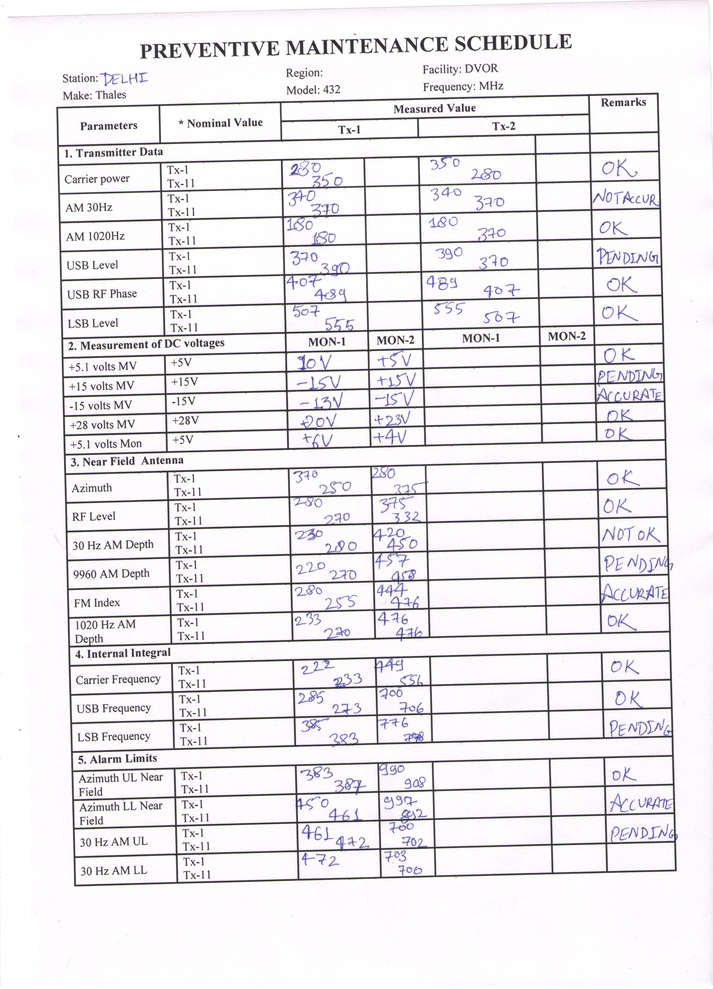
#> input picture images/Image.jpg, 713 x 989 px, shrunk from 2528 x 3507 before the run, found by its file name
$ jupyter execute --allow-errors Untitled.ipynb
#> lines starting #> are read from the running program, lines starting #| are printed output that depends on the picture; after the words box and inside, x2 and y2 are one past the last pixel; in counts of white or black regions, pixels touching at a corner belong together
[cell 1]
import cv2
import numpy as np
import PIL
from PIL import Image
from pytesseract import image_to_string
import os
import pandas as pd
import csv
from spellchecker import SpellChecker

[cell 2]
path=r'D:\study\SIH\images\image.jpg'

[cell 3]
img=cv2.imread(path,0)
#> img: shape (989, 713); min 19, max 255, mean 234.5
img.shape
#> Out = (989, 713)

[cell 4]
thresh,img_bin=cv2.threshold(img,128,255,cv2.THRESH_BINARY|cv2.THRESH_OTSU)
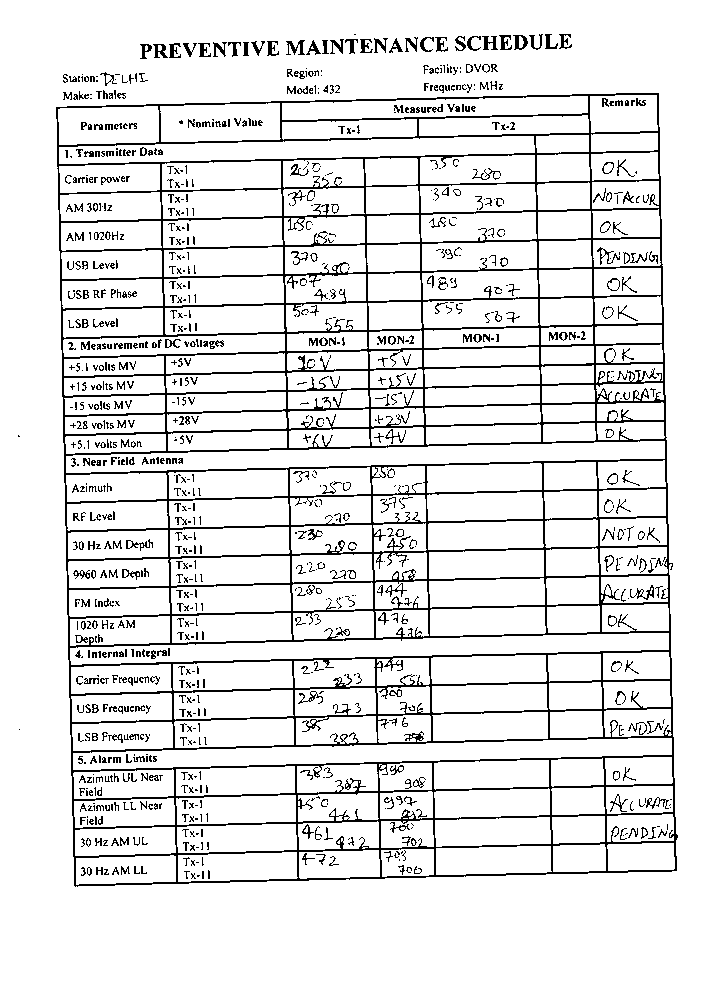
#> img_bin: shape (989, 713); 89.7% white; black in thin lines or dots, all inside (x1, y1, x2, y2) = (18, 34, 678, 887)
#> thresh = 176

[cell 5]
img_bin=255-img_bin

[cell 6]
cv2.imwrite(r'D:\study\SIH\kernal\img_bin.jpg',img_bin)
#> Out = True

[cell 7]
kernel_len = np.array(img).shape[1]//100
#> kernel_len = 7
# Defining a vertical kernel to detect all vertical lines of image
ver_kernel = cv2.getStructuringElement(cv2.MORPH_RECT, (1, kernel_len))
#> ver_kernel = [1, 1, 1, 1, 1, 1, 1]
# Defining a horizontal kernel to detect all horizontal lines of image
hor_kernel = cv2.getStructuringElement(cv2.MORPH_RECT, (kernel_len, 1))
# A kernel of 2x2
kernel = cv2.getStructuringElement(cv2.MORPH_RECT, (2, 2))

[cell 8]
image_1 = cv2.erode(img_bin, ver_kernel, iterations=3)
#> image_1: shape (989, 713); 1.1% white in thin lines or dots, all inside (x1, y1, x2, y2) = (57, 102, 676, 878)
vertical_lines = cv2.dilate(image_1, ver_kernel, iterations=3)
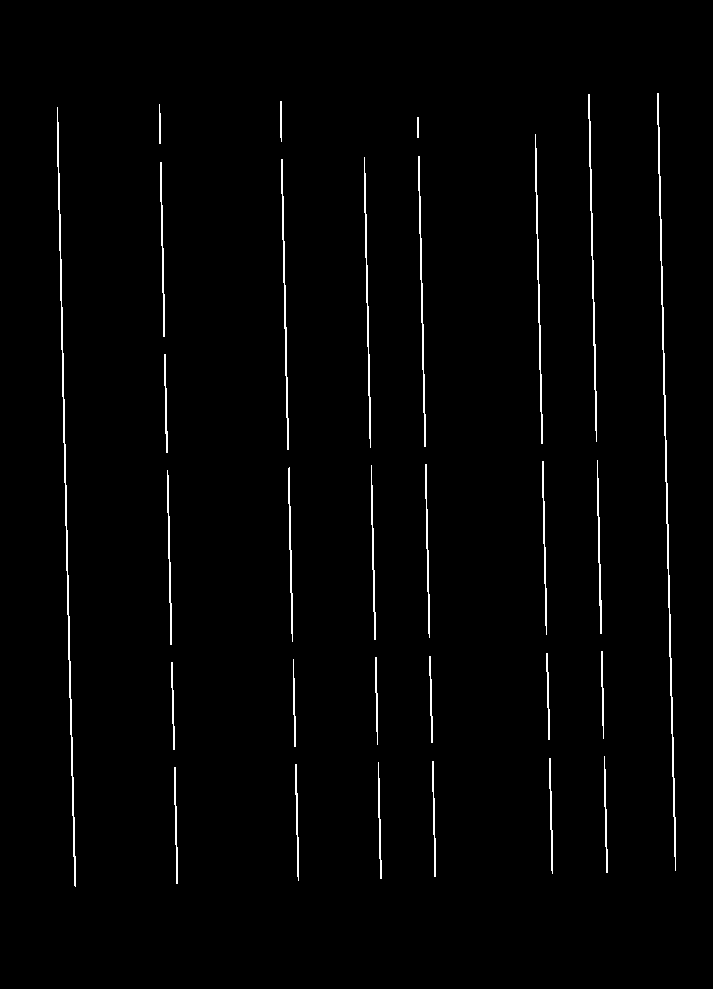
#> vertical_lines: shape (989, 713); 1.6% white in thin lines or dots, all inside (x1, y1, x2, y2) = (57, 93, 676, 887)
cv2.imwrite(r'D:\study\SIH\kernal\vertical.jpg',vertical_lines)
#> Out = True

[cell 9]
#Use horizontal kernel to detect and save the horizontal lines in a jpg
image_2 = cv2.erode(img_bin, hor_kernel, iterations=3)
#> image_2: shape (989, 713); 4% white in thin lines or dots, all inside (x1, y1, x2, y2) = (65, 93, 668, 886)
horizontal_lines = cv2.dilate(image_2, hor_kernel, iterations=3)
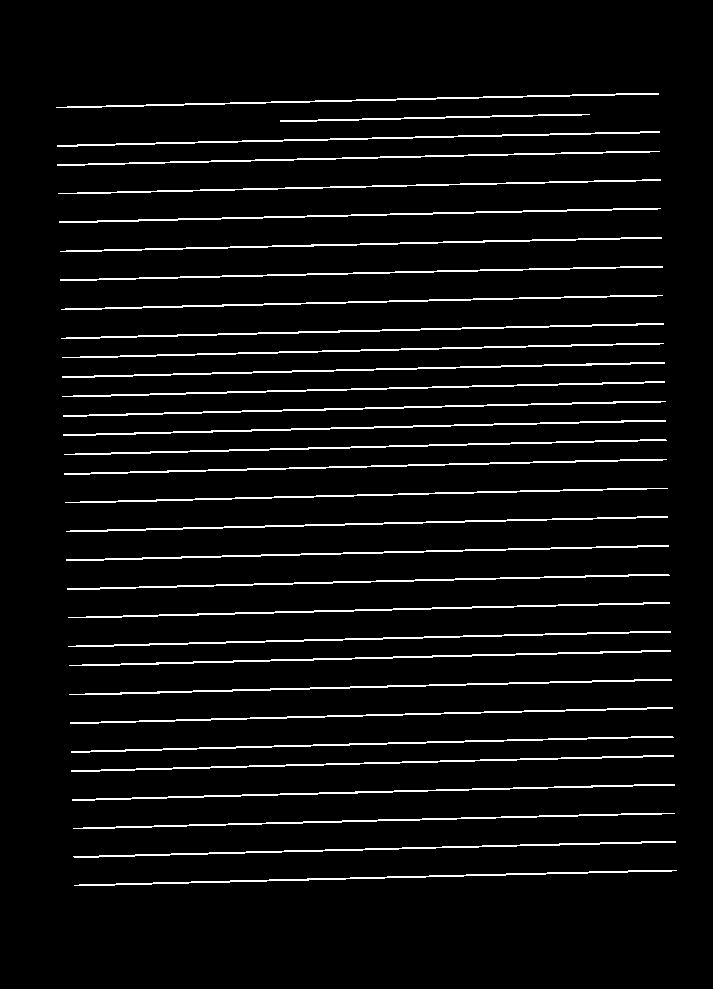
#> horizontal_lines: shape (989, 713); 5.3% white in thin lines or dots, all inside (x1, y1, x2, y2) = (56, 93, 677, 886)
cv2.imwrite(r'D:\study\SIH\kernal\horizontal.jpg',horizontal_lines)
#> Out = True

[cell 10]
# Combine horizontal and vertical lines in a new third image, with both having same weight.
img_vh = cv2.addWeighted(vertical_lines, 0.5, horizontal_lines, 0.5, 0.0)
#Eroding and thesholding the image
img_vh = cv2.erode(~img_vh, kernel, iterations=2)
thresh, img_vh = cv2.threshold(img_vh,128,255, cv2.THRESH_BINARY | cv2.THRESH_OTSU)
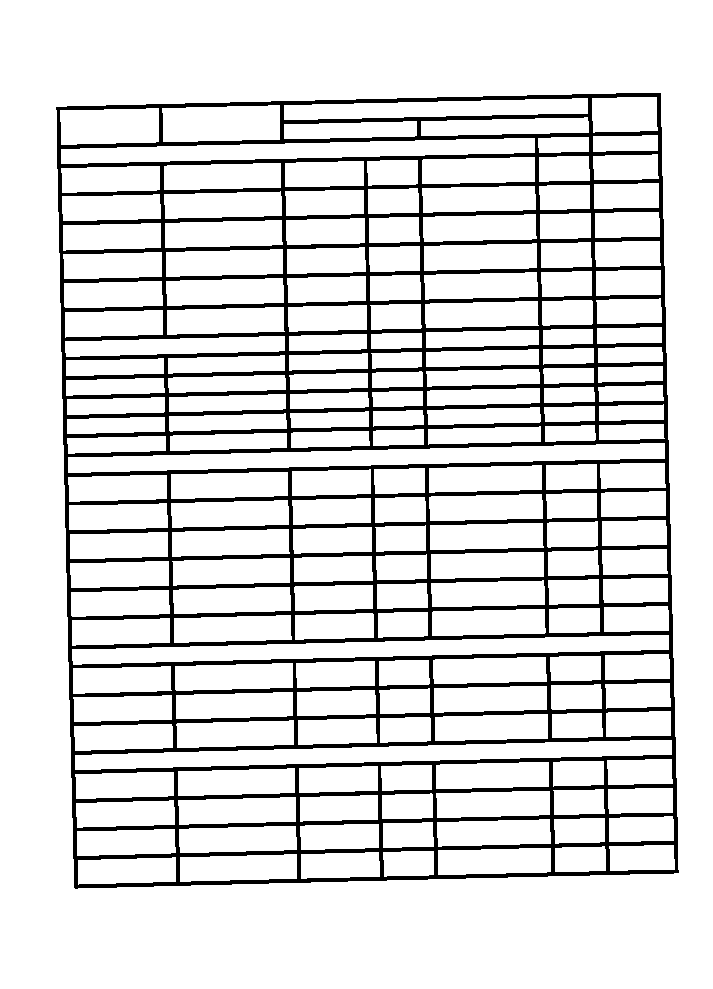
#> img_vh: shape (989, 713); 86.5% white; 1 black region
#> thresh = 127
cv2.imwrite(r'D:\study\SIH\kernal\img_vh.jpg', img_vh)
#> Out = True

[cell 11]
contours, hierarchy = cv2.findContours(img_vh, cv2.RETR_TREE, cv2.CHAIN_APPROX_SIMPLE)
#> contours = 188 contours; largest, box (x1, y1, x2, y2) and area: (0, 0, 713, 989) 703456, (55, 92, 680, 890) 474070, (68, 443, 665, 473) 8637, (75, 740, 672, 770) 8525, (72, 635, 669, 665) 8459

[cell 12]
def sort_contours(cnts, method="left-to-right"):
    # initialize the reverse flag and sort index
#> called with method = 'top-to-bottom'
    reverse=False
    i = 0
    # handle if we need to sort in reverse
    if method == "right-to-left" or method == "bottom-to-top":
        reverse = True
    # handle if we are sorting against the y-coordinate rather than
    # the x-coordinate of the bounding box
    if method == "top-to-bottom" or method == "bottom-to-top":
        i = 1
    # construct the list of bounding boxes and sort them from top to
    # bottom
    boundingBoxes = [cv2.boundingRect(c) for c in cnts]
#> boundingBoxes = 188 items, first 6: (0, 0, 713, 989), (55, 92, 625, 798), (78, 857, 98, 28), (180, 854, 117, 28), (301, 852, 79, 27), (383, 851, 51, 26)
    (cnts, boundingBoxes) = zip(*sorted(zip(cnts, boundingBoxes),
    key=lambda b:b[1][i], reverse=reverse))
#> cnts has the same summary as contours outside sort_contours; boundingBoxes = 188 items, first 6: (0, 0, 713, 989), (55, 92, 625, 798), (592, 97, 66, 36), (284, 98, 304, 22), (162, 105, 118, 37), (60, 108, 99, 37)
    # return the list of sorted contours and bounding boxes
    return (cnts, boundingBoxes)

# Sort all the contours by top to bottom.
contours, boundingBoxes = sort_contours(contours, method='top-to-bottom')

[cell 13]
#Creating a list of heights for all detected boxes
heights = [boundingBoxes[i][3] for i in range(len(boundingBoxes))]
#> heights = 188 values, max 989 at index 0, min 16 at index 9, mean 33.87
#Get mean of heights
mean = np.mean(heights)
#> mean = 33.87

[cell 14]
#Create list box to store all boxes in
idx=0
box = []
# Get position (x,y), width and height for every contour and show the contour on image
for c in contours:
    x, y, w, h = cv2.boundingRect(c)
    if (w<500 and h<1000):
        image = cv2.rectangle(img,(x,y),(x+w,y+h),(0,255,0),2)
        box.append([x,y,w,h])
        idx += 1
        new_img = img[y:y+h, x:x+w]
        cv2.imwrite(r'D:\study\SIH\clips\a'+str(idx) + '.png', new_img)
#> this loop made 188 passes
#> (x, y, w, h) on passes 2 to 13: (55, 92, 625, 798), (592, 97, 66, 36), (284, 98, 304, 22), (162, 105, 118, 37), (60, 108, 99, 37), (421, 117, 168, 19), (284, 121, 133, 18), (593, 135, 65, 17), (538, 137, 51, 16), (61, 138, 474, 26), (593, 154, 66, 26), (539, 156, 51, 26)
#> (c, x, y, w, h) on pass 1: ([[0, 0], [0, 988], [712, 988], [712, 0]], 0, 0, 713, 989)
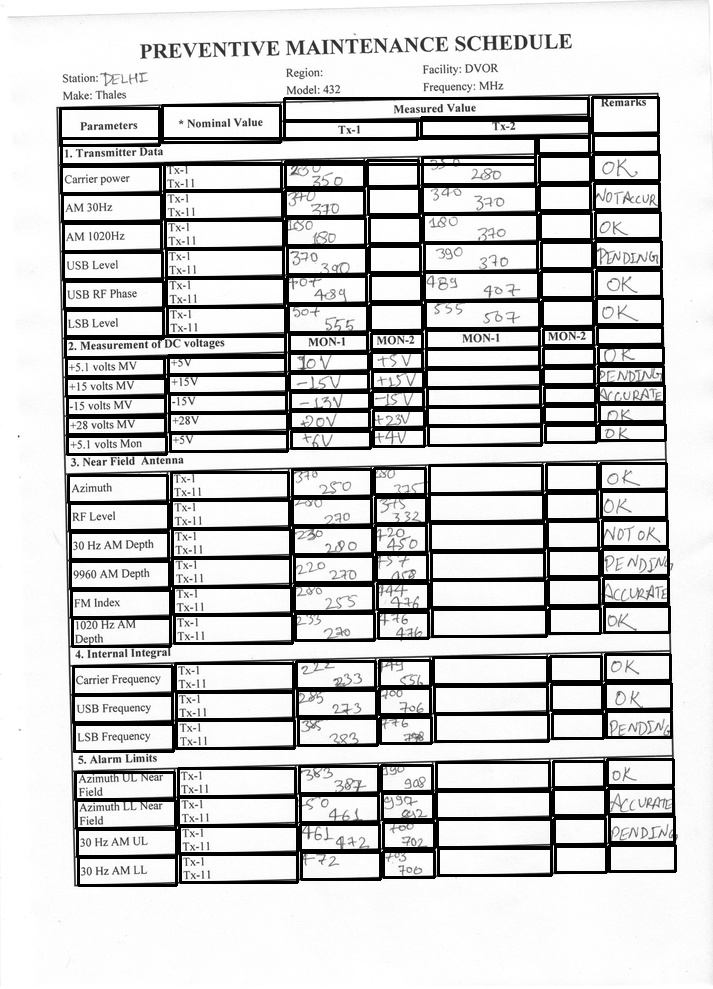
#> img: shape (989, 713); min 0, max 255, mean 205.8
#> after the loop, box = 183 items, first 6: [592, 97, 66, 36], [284, 98, 304, 22], [162, 105, 118, 37], [60, 108, 99, 37], [421, 117, 168, 19], [284, 121, 133, 18]; idx = 183
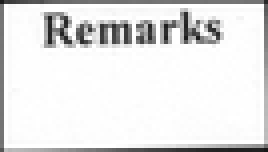
#> input picture clips/a1.png, 67 x 38 px, shrunk from 239 x 134 before the run, found by its file name (shown 4 times larger)
#> further down, image is the input picture: shape (38, 67, 3); min 23, max 255, mean 229.4
#> `thresh = cv2.threshold(gray, 0, 255, cv2.THRESH_BINARY_INV + cv2.THRES..`:
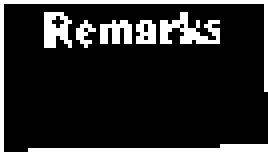
#> thresh: shape (38, 67) (shown 4 times larger); 15% white in thin lines or dots
#> `kernel = cv2.getStructuringElement(cv2.MORPH_RECT, (5,1))`: kernel = [[1, 1, 1, 1, 1]]
#> `thresh = cv2.morphologyEx(thresh, cv2.MORPH_CLOSE, kernel, iterations=1)`: thresh: shape (38, 67); 18.9% white; 3 white regions, box (x1, y1, x2, y2) and area: (11, 3, 55, 12) 282, (0, 0, 67, 38) 126, (7, 36, 67, 38) 72
#> `detect_horizontal = cv2.morphologyEx(thresh, cv2.MORPH_OPEN, horizonta..`: detect_horizontal: shape (38, 67); 7.9% white; 1 white region
#> `cnts = cv2.findContours(detect_horizontal, cv2.RETR_EXTERNAL, cv2.CHAI..`: cnts = 1 contour; box (x1, y1, x2, y2) and area: (0, 0, 67, 3) 132
#> `cnts = cnts[0] if len(cnts) == 2 else cnts[1]`: cnts = [[[0, 0], [0, 2], [66, 2], [66, 0]]]
#> the loop `for c in cnts:` made 1 pass
#> after the loop `for c in cnts:`:
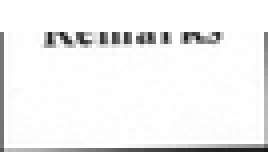
#> image: shape (38, 67, 3) (shown 4 times larger); 16.77% of pixels changed, all inside (x1, y1, x2, y2) = (0, 0, 67, 8)
#> `vertical_kernel = cv2.getStructuringElement(cv2.MORPH_RECT, (2,55))`: vertical_kernel = 55 pairs, first value 1 to 1, second value 1 to 1
#> `detect_vertical = cv2.morphologyEx(thresh, cv2.MORPH_OPEN, vertical_ke..`:
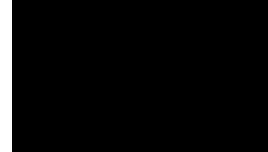
#> detect_vertical: shape (38, 67) (shown 4 times larger); 4.5% white; 1 white region
#> `cnts = cv2.findContours(detect_vertical, cv2.RETR_EXTERNAL, cv2.CHAIN_..`: cnts = 1 contour; box (x1, y1, x2, y2) and area: (0, 0, 3, 38) 74
#> `cnts = cnts[0] if len(cnts) == 2 else cnts[1]`: cnts = [[[0, 0], [0, 37], [2, 37], [2, 0]]]
#> the loop `for c in cnts:` made 1 pass
#> after the loop `for c in cnts:`:
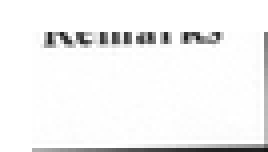
#> image: shape (38, 67, 3) (shown 4 times larger); 7.58% of pixels changed, all inside (x1, y1, x2, y2) = (0, 8, 8, 38)

[cell 15]
paths=[]
for path in os.listdir('D:\study\SIH\clips'):
    paths.append(os.path.join('D:\study\SIH\clips', path))

#> (a cell that did not finish here is left out)

[cell 17]
data=[]
#> (the rest of this cell did not finish here and is left out)

[cell 18]
complete=[]

[cell 19]
for i in range(1,7):
    print(','.join(data[7*(i-1):i*7][::-1]))
    complete.append(data[7*(i-1)+6:i*7+6][::-1])

[cell 20]
for i in range(1,6):
    complete.append(data[7*(i-1)+53:i*7+53][::-1])

[cell 21]
for i in range(1,7):
    complete.append(data[7*(i-1)+88:i*7+88][::-1])
    #complete.append(data[7*(i-1)+6:i*7+6][::-1])

[cell 22]
for i in range(1,4):
    complete.append(data[7*(i-1)+130:i*7+130][::-1])
    #complete.append(data[7*(i-1)+6:i*7+6][::-1])

[cell 23]
for i in range(1,5):
    complete.append(data[7*(i-1)+151:i*7+151][::-1])

[cell 24]
# writing the data into the file
with open('data.csv', 'w', encoding="utf8" , newline ='') as file:
    write = csv.writer(file)
    write.writerows(complete)

[cell 25]
df=pd.read_csv('./data.csv',header=None)
#> (reads data.csv from the repository)
